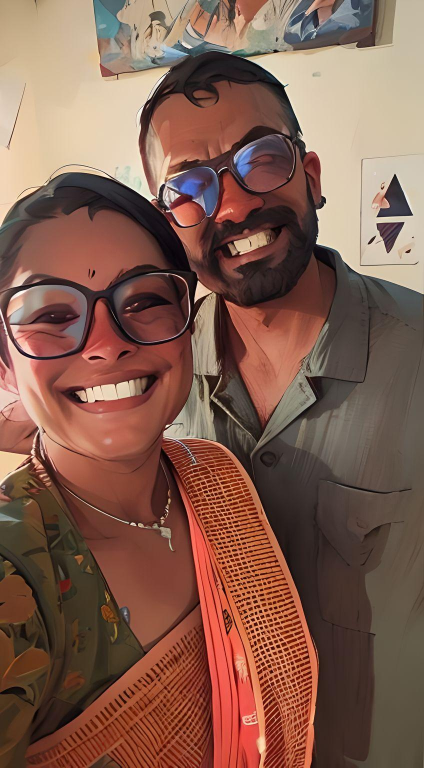
#> input picture 1 - Opening an Image/test_image.jpg, 848 x 1536 px, given in place of the camera (shown at 1/2 size)
$ python object_tracking_color_based.py
#> lines starting #> are read from the running program, lines starting #| are printed output that depends on the picture; after the words box and inside, x2 and y2 are one past the last pixel; in counts of white or black regions, pixels touching at a corner belong together
import cv2
import imutils

# define hsv lower and upper bound for the color of your choice
hsv_lower = (0, 129, 155)
hsv_upper = (30, 255, 240)

# initialize video capture
cap = cv2.VideoCapture(0)


while True:
    # read images from camera
    _, frame = cap.read()
#> frame is the input picture: shape (1536, 848, 3); mean B, G, R 79, 93.7, 130.2

    # resize the image
    img_resized = imutils.resize(frame, width=1000)

    # blur the image using Gaussian blur to smoothen the image
    gaussian_blur_img = cv2.GaussianBlur(img_resized, (11, 11), 0)
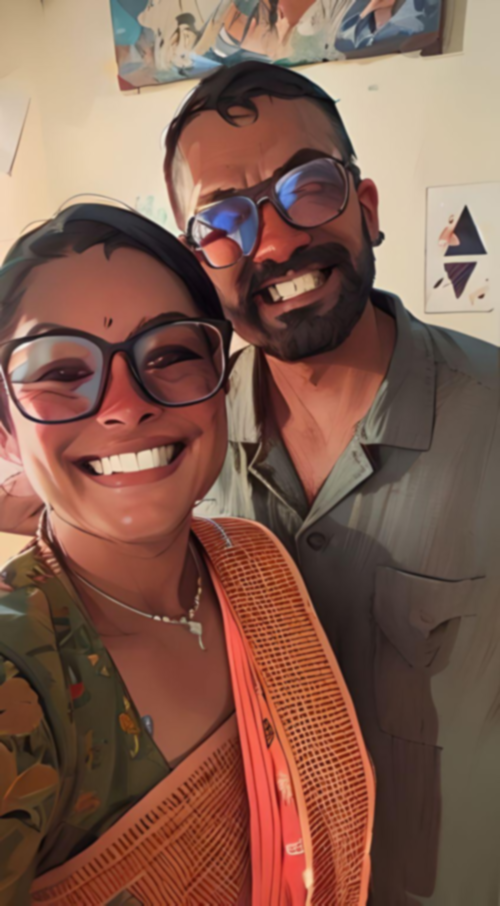
#> gaussian_blur_img: shape (1811, 1000, 3) (shown at 1/2 size); mean B, G, R 78.9, 93.7, 130.2

    # convert color to HSV
    hsv_image = cv2.cvtColor(gaussian_blur_img, cv2.COLOR_BGR2HSV)
#> hsv_image: shape (1811, 1000, 3); mean H, S, V 21.8, 103.4, 130.8

    # Detect the object based on HSV Range Values
    mask = cv2.inRange(hsv_image, hsv_lower, hsv_upper)
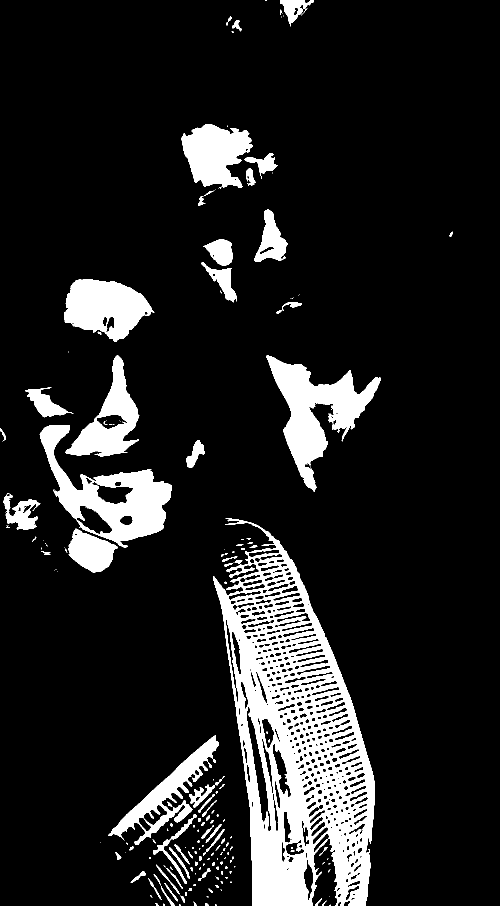
#> mask: shape (1811, 1000) (shown at 1/2 size); 12.8% white; 201 white regions (111 under 20 px), largest, box (x1, y1, x2, y2) and area: (426, 1037, 750, 1811) 109633, (79, 850, 344, 1095) 22059, (533, 710, 762, 984) 21824

    # Erode away the boundaries of the foreground object, diminish the features of image
    # It is useful for removing small white noises, detach two connected object
    mask = cv2.erode(mask, None, iterations=2)
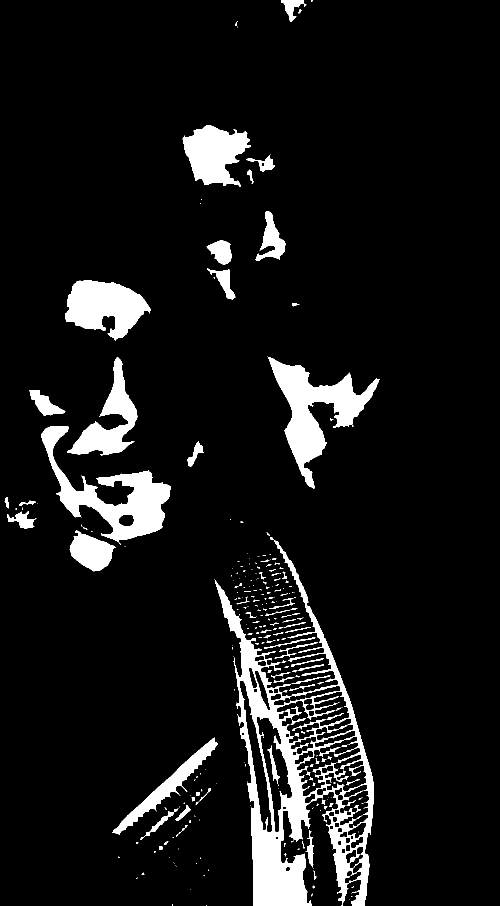
#> mask: shape (1811, 1000) (shown at 1/2 size); 8.2% white; 279 white regions (182 under 20 px), largest, box (x1, y1, x2, y2) and area: (429, 1074, 748, 1811) 52802, (535, 713, 759, 978) 18431, (82, 852, 342, 1090) 17930

    # Dilation
    # increases the object area, used to accentuate feature
    # In cases like noise removal, erosion is followed by dilation.
    # Because, erosion removes white noises, but it also shrinks our object.
    # So we dilate it. Since noise is gone, they won’t come back, but our object area increases.
    # It is also useful in joining broken parts of an object.
    mask = cv2.dilate(mask, None, iterations=2)
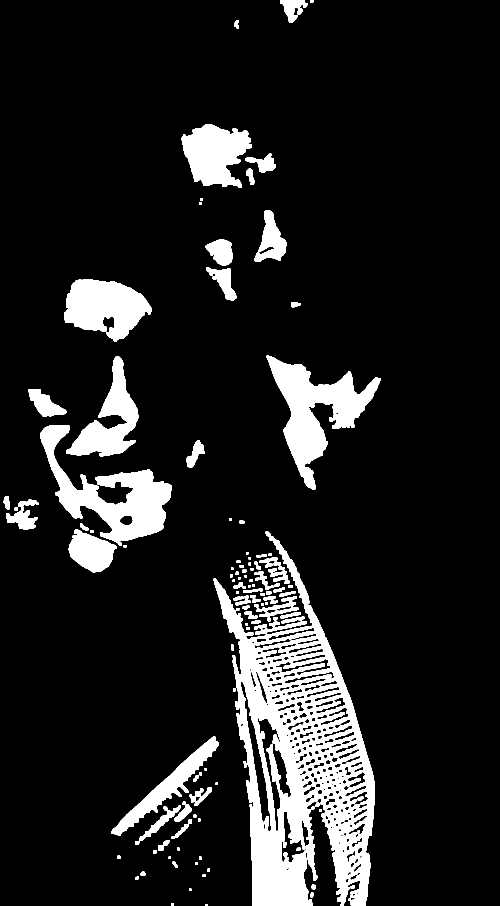
#> mask: shape (1811, 1000) (shown at 1/2 size); 11.9% white; 134 white regions (1 under 20 px)

    # get contours of the mask
    contours = cv2.findContours(mask.copy(), cv2.RETR_EXTERNAL,
                                cv2.CHAIN_APPROX_SIMPLE)[-2]
#> contours = 128 contours, 15 with area under 20; largest, box (x1, y1, x2, y2) and area: (427, 1063, 750, 1811) 119674, (80, 850, 344, 1092) 21229, (533, 711, 761, 980) 20961, (128, 558, 304, 683) 13920, (363, 249, 504, 375) 11504

    center = None

    if len(contours):
        # get the contour with largest area
        max_area_contour = max(contours, key=cv2.contourArea)
#> max_area_contour = contour of 1435 points, box (x1, y1, x2, y2) (427, 1063, 750, 1811), area 119674
        # get the center and radius of min enclosing circle for the larger area contour
        ((x, y), radius) = cv2.minEnclosingCircle(max_area_contour)
#> x = 617; y = 1440.1; radius = 386.8
        # calculate image moment
        image_moment = cv2.moments(max_area_contour)
#> image_moment = moments, m00 119674, centre m10/m00, m01/m00 = (600.6, 1516.9)
        # get centroid of the detect max_area_contour
        # The central moment m10 represents the x-coordinate of the centroid,
        # and m01 represents the y-coordinate of the centroid.
        centroid = (int(image_moment["m10"] / image_moment["m00"]),
                    int(image_moment["m01"] / image_moment["m00"]))
#> centroid = (600, 1516)

        # if the radius exceed 10, we consider the color is reliably detected
        if radius > 10:
            # draw a yellow circle to enclose the object with the matching color
            cv2.circle(frame, (int(x), int(y)), int(radius), (0,255, 255), 2)
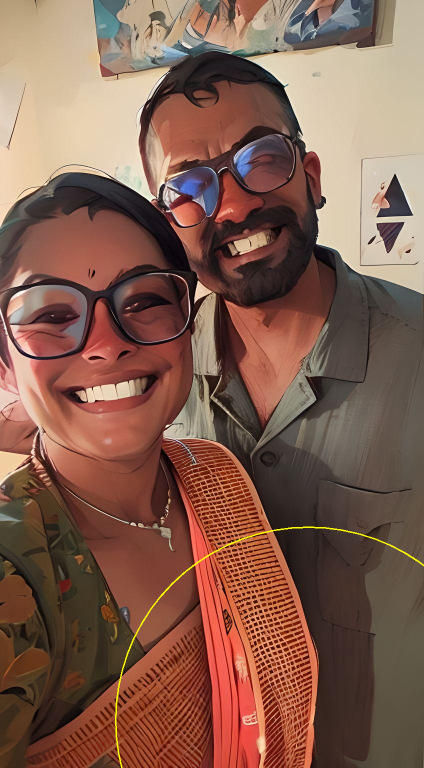
#> frame: shape (1536, 848, 3) (shown at 1/2 size); 0.22% of pixels changed, all inside (x1, y1, x2, y2) = (230, 1053, 848, 1536)
            # draw a red dot to highlight the centroid
            cv2.circle(frame, centroid, 5, (0, 0, 255, 2))
#> frame: shape (1536, 848, 3); under 0.01% of pixels changed, all inside (x1, y1, x2, y2) = (595, 1511, 606, 1522)

            # if the radius is too large, the object is too close
            if radius > 250:
                print("Stop Moving")
            else:
                # if the centroid is too far to the left
                if centroid[0] < 150:
                    print("Move Right")
                # if the centroid is too far to the right
                elif centroid[0] > 450:
                    print("Move Left")
                # if the object is not too near
                elif radius < 250:
                    print("Move Forward")

    cv2.imshow("Stream", frame)
    if cv2.waitKey(1) & 0xff == ord('q'):
#> (key q is pressed here)
        break

cap.release()
cv2.destroyAllWindows()
